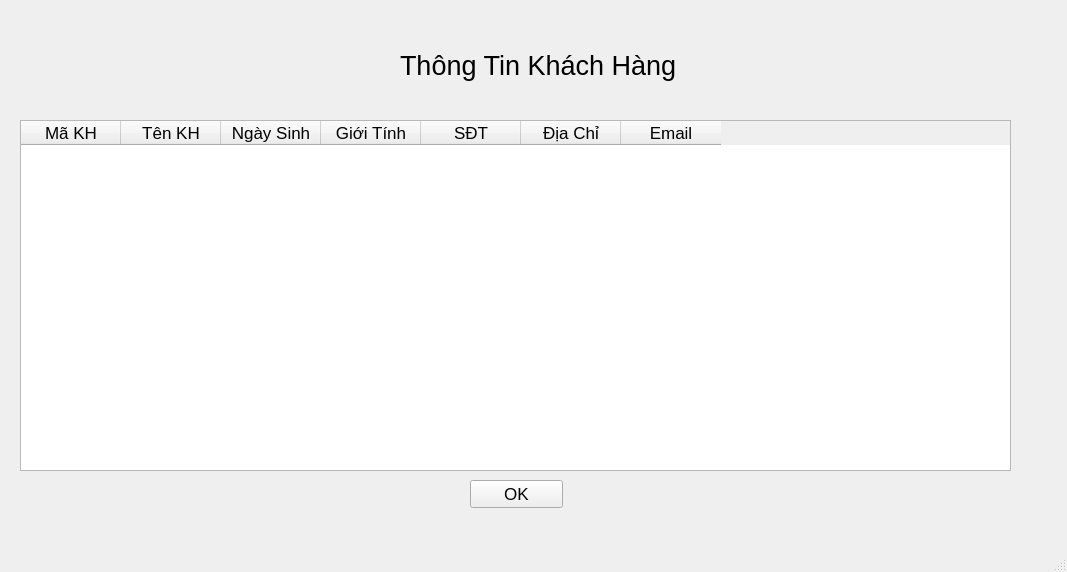
<?xml version="1.0" encoding="UTF-8"?>
<ui version="4.0">
 <class>MainWindow</class>
 <widget class="QMainWindow" name="MainWindow">
  <property name="geometry">
   <rect>
    <x>0</x>
    <y>0</y>
    <width>1067</width>
    <height>572</height>
   </rect>
  </property>
  <property name="windowTitle">
   <string>MainWindow</string>
  </property>
  <widget class="QWidget" name="centralwidget">
   <widget class="QLabel" name="label">
    <property name="geometry">
     <rect>
      <x>400</x>
      <y>40</y>
      <width>361</width>
      <height>51</height>
     </rect>
    </property>
    <property name="font">
     <font>
      <pointsize>20</pointsize>
     </font>
    </property>
    <property name="text">
     <string>Thông Tin Khách Hàng</string>
    </property>
   </widget>
   <widget class="QTableWidget" name="tbkhql">
    <property name="geometry">
     <rect>
      <x>20</x>
      <y>120</y>
      <width>991</width>
      <height>351</height>
     </rect>
    </property>
    <property name="font">
     <font>
      <pointsize>13</pointsize>
     </font>
    </property>
    <column>
     <property name="text">
      <string>Mã KH</string>
     </property>
    </column>
    <column>
     <property name="text">
      <string>Tên KH</string>
     </property>
    </column>
    <column>
     <property name="text">
      <string>Ngày Sinh</string>
     </property>
    </column>
    <column>
     <property name="text">
      <string>Giới Tính</string>
     </property>
    </column>
    <column>
     <property name="text">
      <string>SĐT</string>
     </property>
    </column>
    <column>
     <property name="text">
      <string>Địa Chỉ</string>
     </property>
    </column>
    <column>
     <property name="text">
      <string>Email</string>
     </property>
    </column>
   </widget>
   <widget class="QPushButton" name="btnokkhql">
    <property name="geometry">
     <rect>
      <x>470</x>
      <y>480</y>
      <width>93</width>
      <height>28</height>
     </rect>
    </property>
    <property name="font">
     <font>
      <pointsize>13</pointsize>
     </font>
    </property>
    <property name="text">
     <string>OK</string>
    </property>
   </widget>
  </widget>
  <widget class="QMenuBar" name="menubar">
   <property name="geometry">
    <rect>
     <x>0</x>
     <y>0</y>
     <width>1067</width>
     <height>26</height>
    </rect>
   </property>
  </widget>
  <widget class="QStatusBar" name="statusbar"/>
 </widget>
 <resources/>
 <connections/>
</ui>
